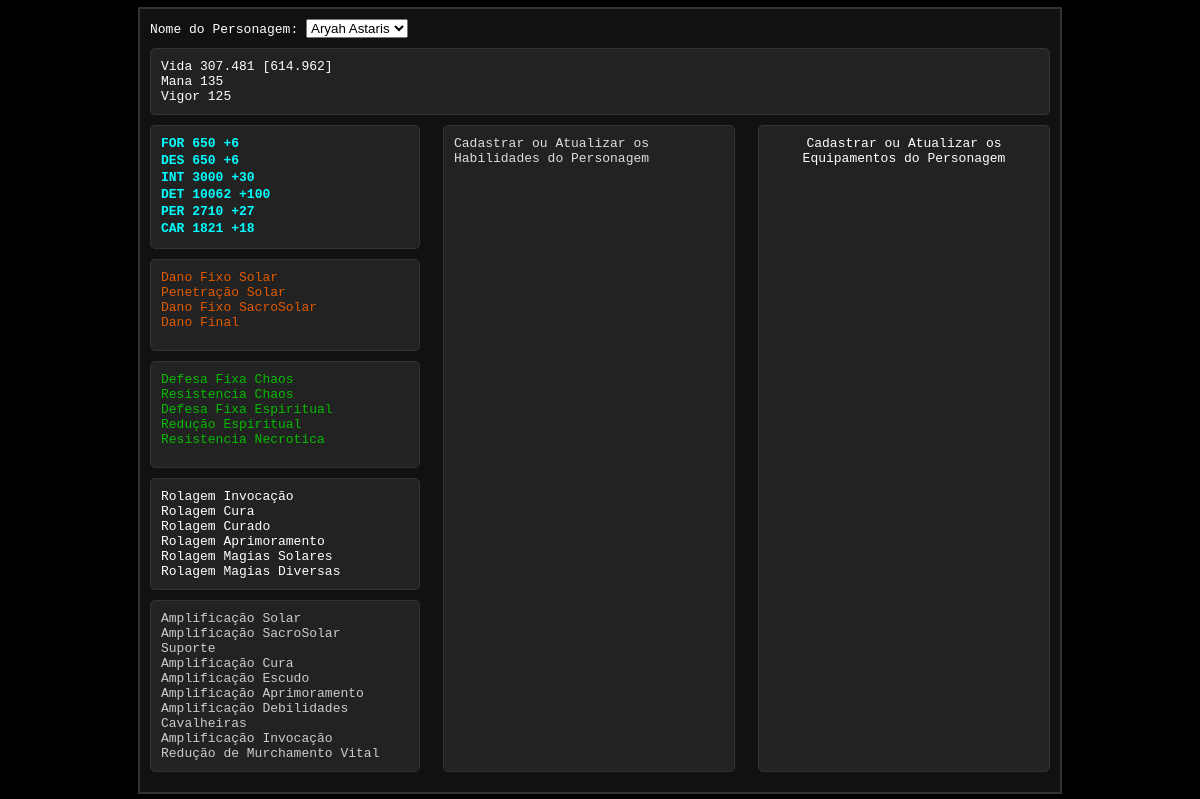
Before: / with the older database file.
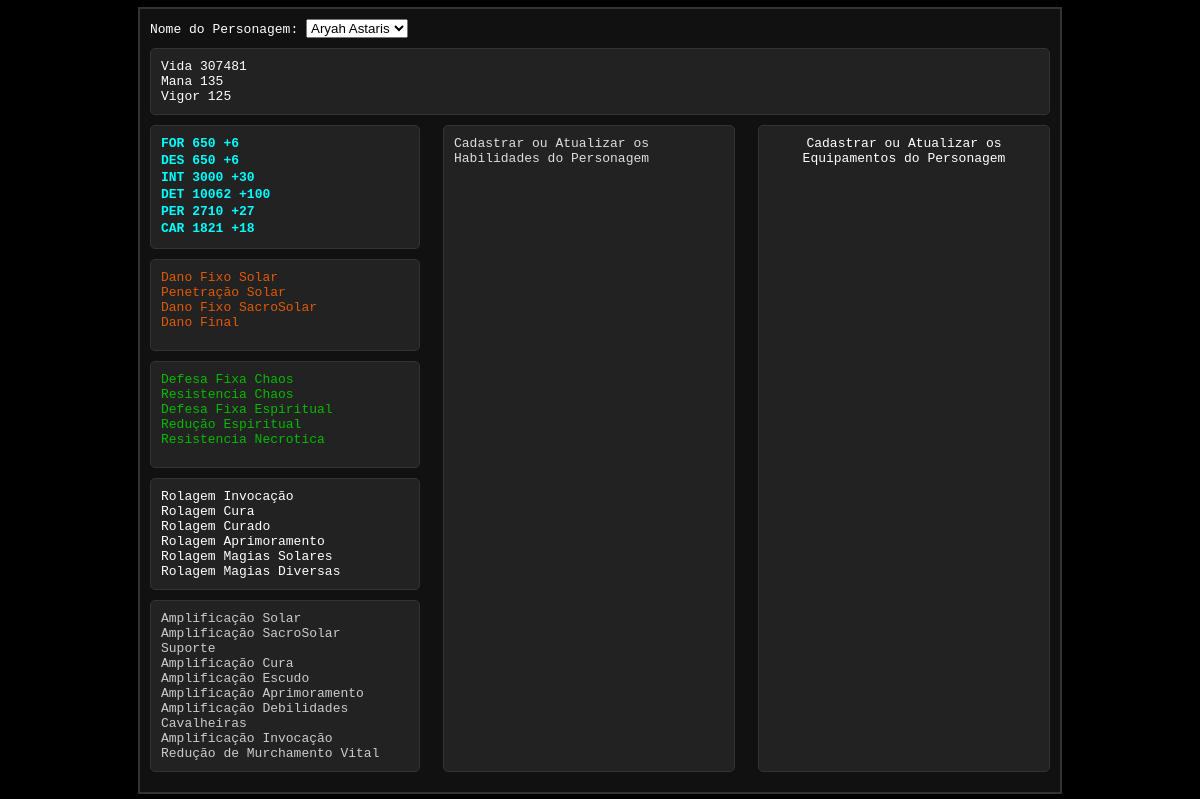
After: the same page with the newer database file.
### tela_personagem/models.py (models this page shows, shortened)
class Tela_personagem(models.Model):
    nome = models.CharField(max_length=30, default="")  # Valor padrão para começar
    vida = models.IntegerField(default="0")
    mana = models.IntegerField(default="0")
    vigor = models.IntegerField(default="0")
    forca = models.IntegerField(default="0")
    destreza = models.IntegerField(default="0")
    inteligencia = models.IntegerField(default="0")
    determinacao = models.IntegerField(default="0")
    perspicacia = models.IntegerField(default="0")
    carisma = models.IntegerField(default="0")

### tela_personagem/views.py (the view)
# urls.py: path('', views.exibir_personagem, name='exibir_personagem'),
def exibir_personagem(request):
    personagem = Tela_personagem.objects.first() #Nome correto
    if personagem is None:
        personagem = Tela_personagem.objects.create()  # Cria com os valores padrão do modelo
    context = {'tela_personagem': personagem} #Nome correto
    return render(request, 'tela_personagem.html', context)

### tela_personagem/templates/tela_personagem.html (shortened to what this page needs)
<!DOCTYPE html>
<html lang="pt-BR">
<head>
</head>
<body>
  <div class="hud-container">
    <div class="header">
      <div class="name">Nome do Personagem:
        <select>
            <option>Aryah Astaris</option>
        </select>
    </div>
    </div>
    <div class="top-section">
      <div class="bordered-section">
        <div class="life">Vida <span>{{ tela_personagem.vida}}</span> </div>
        <div class="mana">Mana <span id="valor">135</span> </div>
        <div class="vigor">Vigor <span id="valor">125</span> </div>
      </div>
    </div>
    <div class="middle-section">
      <div class="attribute-defense-container">
        <div class="attribute-stats bordered-section">
          <div class="stat" title="Forca">FOR <span id="forca">{{ tela_personagem.forca}}</span> <span id="forcaBonus"></span></div>
          <div class="stat" title="Destreza">DES <span id="destreza">{{ tela_personagem.destreza}}</span> <span id="destrezaBonus"></span></div>
          <div class="stat" title="Inteligência">INT <span id="inteligencia">{{ tela_personagem.inteligencia}}</span> <span id="inteligenciaBonus"></span></div>
          <div class="stat" title="Determinação">DET <span id="determinacao">{{ tela_personagem.determinacao}}</span> <span id="determinacaoBonus"></span></div>
          <div class="stat" title="Perspicácia">PER <span id="perspicacia">{{ tela_personagem.perspicacia}}</span> <span id="perspicaciaBonus"></span></div>
          <div class="stat" title="Carisma">CAR <span id="carisma">{{ tela_personagem.carisma}}</span> <span id="carismaBonus"></span></div>
        </div>
        <div class="damage-stats bordered-section">
          <div class="damage-stats">
            <div class="skill">Dano Fixo Solar</div>
            <div class="skill">Penetração Solar</div>
            <div class="skill">Dano Fixo SacroSolar</div>
            <div class="skill">Dano Final</div>
          </div>
        </div>
        <div class="defense-stats bordered-section">
          <div class="defense-stats">
            <div class="defense">Defesa Fixa Chaos</div>
            <div class="defense">Resistencia Chaos</div>
            <div class="defense">Defesa Fixa Espiritual</div>
            <div class="defense">Redução Espiritual</div>
            <div class="defense">Resistencia Necrotica</div>
          </div>
        </div>
        <div class="rolling-bonus-stats bordered-section">
          <div class="bonus">Rolagem Invocação</div>
          <div class="bonus">Rolagem Cura</div>
          <div class="bonus">Rolagem Curado</div>
          <div class="bonus">Rolagem Aprimoramento</div>
          <div class="bonus">Rolagem Magias Solares</div>
          <div class="bonus">Rolagem Magias Diversas</div>
        </div>
        <div class="other-info-stats bordered-section">
          <div class="amplifications">
            <div class="amp">Amplificação Solar</div>
            <div class="amp">Amplificação SacroSolar</div>
            <div class="amp">Suporte</div>
            <div class="amp">Amplificação Cura</div>
            <div class="amp">Amplificação Escudo</div>
            <div class="amp">Amplificação Aprimoramento</div>
            <div class="amp">Amplificação Debilidades</div>
            <div class="amp">Cavalheiras</div>
            <div class="amp">Amplificação Invocação</div>
          </div>
          <div class="effects">
            <div class="effect">Redução de Murchamento Vital</div>
          </div>
        </div>
      </div>
      <div class="character-abilities bordered-section">
        <div class="abilities">
          Cadastrar ou Atualizar os Habilidades do Personagem
        </div>
      </div>
      <div class="character-equipment bordered-section">
        <div class="equipment">
          Cadastrar ou Atualizar os Equipamentos do Personagem
        </div>
      </div>
    </div>
  </div>
</body>
</html>

### tela_personagem/templates/tela_personagem.html (style rules this page uses)
body { background-color: #000; color: #fff; font-family: monospace; margin: 0; padding: 0; display: flex; justify-content: center; align-items: center; min-height: 100vh; }
.hud-container { background-color: #111; border: 2px solid #333; padding: 10px; width: 80%; max-width: 900px; box-shadow: 0 0 10px rgba(0, 0, 0, 0.8); }
.header { margin-bottom: 10px; text-align: left; }
.bordered-section { border: 1px solid #333; background-color: #222; padding: 10px; margin-bottom: 10px; border-radius: 5px; }
.top-section { margin-bottom: 10px; }
.middle-section { display: flex; flex-wrap: wrap; justify-content: space-between; }
.attribute-defense-container { width: 30%; }
.attribute-stats { color: #0ff; font-weight: bold; text-align: left; }
.attribute-stats .stat { margin-bottom: 2px; }
.defense-stats { color: rgb(6, 187, 0); margin-bottom: 10px; }
.damage-stats { color: rgb(224, 90, 0); margin-bottom: 10px; }
.rolling-bonus-stats { color: #fff; }
.other-info-stats { color: #ccc; }
.character-abilities { width: 30%; }
.abilities { color: #ddd; }
.character-equipment { width: 30%; }
.equipment { text-align: center; }

Changed rows visible on the page:
changed Tela_personagem: vida "307.481 [614.962]" → "307481"
